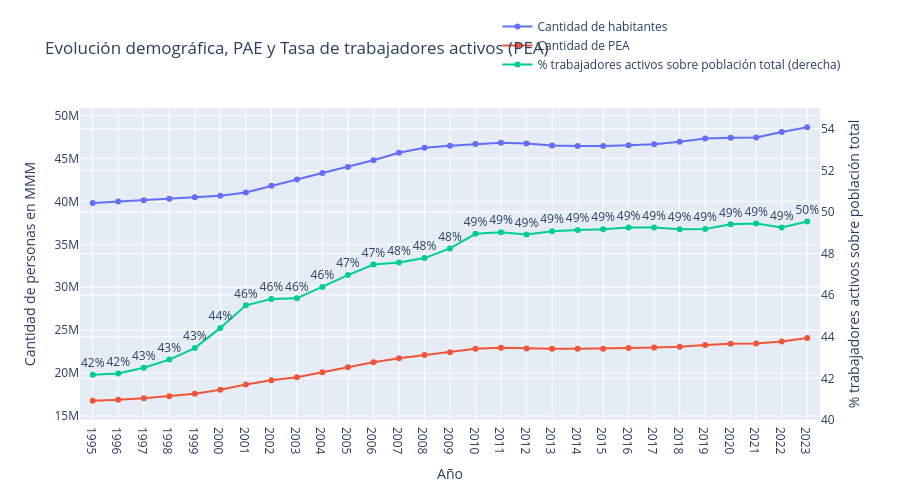

Write notebook code for a chart like this one.
### Markdown cell above
## 1.3 Evolucion demográfica

### Code cell
# datos demográficos agrupados por año
data_1 = (valores_demogr[["total hab", "cant PEA",]]).reset_index()

# tasa ocupados anual
data_2 = (datos_macro[["tasa trabaj activos (% pob)"]]).reset_index()

fig = go.Figure()
# Cantidad de habitantes
fig.add_trace(go.Scatter(
    x=data_1["Año"],
    y=data_1["total hab"],
    mode="lines+markers",
    name="Cantidad de habitantes"
))
# Cantidad de PAE
fig.add_trace(go.Scatter(
    x=data_1["Año"],
    y=data_1["cant PEA"],
    mode="lines+markers",
    name="Cantidad de PEA"
))
# Tasa de actividad
fig.add_trace(go.Scatter(
    x=data_2["Año"],
    y=data_2["tasa trabaj activos (% pob)"],
    mode="lines+markers+text",
    text=data_2["tasa trabaj activos (% pob)"],
    texttemplate="%{text:.0f}%",
    textposition="top center",
    name="% trabajadores activos sobre población total (derecha)",
    yaxis="y2"
))

# Configuración del layout para eje secundario
fig.update_layout(
    title="Evolución demográfica, PAE y Tasa de trabajadores activos (PEA)",
    height=500,
    xaxis=dict(
        title="Año",
        dtick=1,                        # muestra cada dato unico, fuerza a
        tickfont=dict(size=12),
        range = [1994.5, 2023.5]),
    yaxis=dict(title="Cantidad de personas en MMM"),
    yaxis2=dict(
        title="% trabajadores activos sobre población total",
        range = [40,55],
        overlaying="y",
        side="right"),
    legend=dict(
        x=.8,
        y=1.2,
        xanchor="center",    #que punto de referencia se toma para el objeto visual
        yanchor="middle")
)
fig.show()

### Figure 1 — Plotly figure (JSON) as saved in the notebook; plotly's stock layout.template omitted (floating-point values rounded to 4 significant figures)
{"data": [{"mode": "lines+markers", "name": "Cantidad de habitantes", "type": "scatter", "x": [1995, 1996, 1997, 1998, 1999, 2000, 2001, 2002, 2003, 2004, 2005, 2006, 2007, 2008, 2009, 2010, 2011, 2012, 2013, 2014, 2015, 2016, 2017, 2018, 2019, 2020, 2021, 2022, 2023], "y": [39808374, 39971329, 40143449, 40303568, 40470182, 40665545, 41035271, 41827836, 42547454, 43296335, 44009969, 44784659, 45668938, 46239271, 46486621, 46667175, 46818216, 46727890, 46512199, 46449565, 46440099, 46527039, 46658447, 46937060, 47332614, 47398695, 47432893, 48085361, 48619695]}, {"mode": "lines+markers", "name": "Cantidad de PEA", "type": "scatter", "x": [1995, 1996, 1997, 1998, 1999, 2000, 2001, 2002, 2003, 2004, 2005, 2006, 2007, 2008, 2009, 2010, 2011, 2012, 2013, 2014, 2015, 2016, 2017, 2018, 2019, 2020, 2021, 2022, 2023], "y": [16790600, 16883600, 17067500, 17291500, 17587400, 18066900, 18675500, 19162300, 19508400, 20088800, 20669900, 21261300, 21724300, 22094900, 22428700, 22844400, 22955200, 22861200, 22827800, 22822700, 22836800, 22919200, 22978800, 23080400, 23277400, 23418600, 23454000, 23684200, 24085800]}, {"mode": "lines+markers+text", "name": "% trabajadores activos sobre población total (derecha)", "text": [42.18, 42.24, 42.52, 42.9, 43.46, 44.43, 45.51, 45.81, 45.85, 46.4, 46.97, 47.47, 47.57, 47.78, 48.25, 48.95, 49.03, 48.92, 49.08, 49.13, 49.17, 49.26, 49.25, 49.17, 49.18, 49.41, 49.45, 49.25, 49.54], "textposition": "top center", "texttemplate": "%{text:.0f}%", "type": "scatter", "x": [1995, 1996, 1997, 1998, 1999, 2000, 2001, 2002, 2003, 2004, 2005, 2006, 2007, 2008, 2009, 2010, 2011, 2012, 2013, 2014, 2015, 2016, 2017, 2018, 2019, 2020, 2021, 2022, 2023], "y": [42.18, 42.24, 42.52, 42.9, 43.46, 44.43, 45.51, 45.81, 45.85, 46.4, 46.97, 47.47, 47.57, 47.78, 48.25, 48.95, 49.03, 48.92, 49.08, 49.13, 49.17, 49.26, 49.25, 49.17, 49.18, 49.41, 49.45, 49.25, 49.54], "yaxis": "y2"}], "layout": {"height": 500, "legend": {"x": 0.8, "xanchor": "center", "y": 1.2, "yanchor": "middle"}, "title": {"text": "Evolución demográfica, PAE y Tasa de trabajadores activos (PEA)"}, "xaxis": {"dtick": 1, "range": [1994.0, 2024.0], "tickfont": {"size": 12}, "title": {"text": "Año"}}, "yaxis": {"title": {"text": "Cantidad de personas en MMM"}}, "yaxis2": {"overlaying": "y", "range": [40, 55], "side": "right", "title": {"text": "% trabajadores activos sobre población total"}}}}
